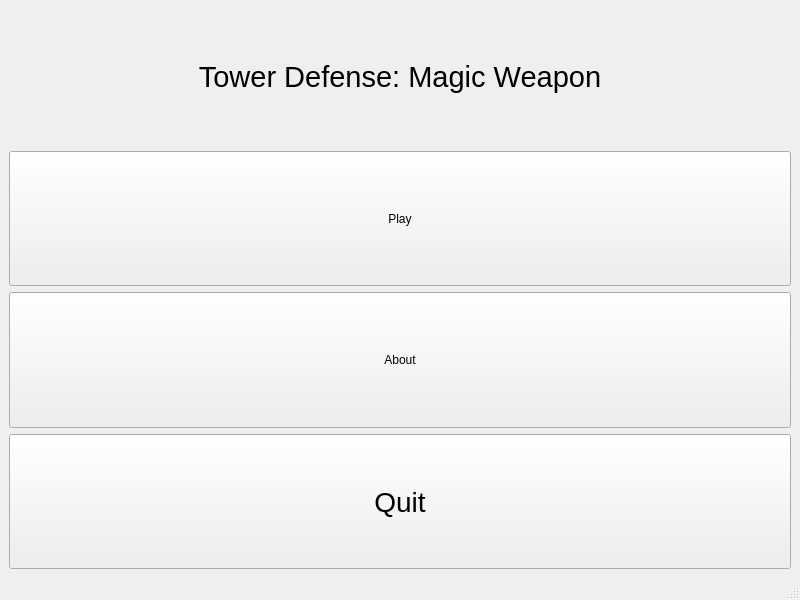
<?xml version="1.0" encoding="UTF-8"?>
<ui version="4.0">
 <class>MainWindow</class>
 <widget class="QMainWindow" name="MainWindow">
  <property name="geometry">
   <rect>
    <x>0</x>
    <y>0</y>
    <width>800</width>
    <height>600</height>
   </rect>
  </property>
  <property name="sizePolicy">
   <sizepolicy hsizetype="Expanding" vsizetype="Expanding">
    <horstretch>0</horstretch>
    <verstretch>0</verstretch>
   </sizepolicy>
  </property>
  <property name="windowTitle">
   <string>MainWindow</string>
  </property>
  <widget class="QWidget" name="centralwidget">
   <layout class="QVBoxLayout" name="verticalLayout_2">
    <item>
     <layout class="QVBoxLayout" name="verticalLayout">
      <property name="sizeConstraint">
       <enum>QLayout::SetMaximumSize</enum>
      </property>
      <item>
       <widget class="QLabel" name="label">
        <property name="text">
         <string>&lt;html&gt;&lt;head/&gt;&lt;body&gt;&lt;p align=&quot;center&quot;&gt;&lt;span style=&quot; font-size:22pt; vertical-align: middle;&quot;&gt;Tower Defense: Magic Weapon&lt;/span&gt;&lt;/p&gt;&lt;/body&gt;&lt;/html&gt;</string>
        </property>
       </widget>
      </item>
      <item>
       <widget class="QPushButton" name="startButton">
        <property name="sizePolicy">
         <sizepolicy hsizetype="Minimum" vsizetype="Preferred">
          <horstretch>0</horstretch>
          <verstretch>0</verstretch>
         </sizepolicy>
        </property>
        <property name="text">
         <string>Play</string>
        </property>
       </widget>
      </item>
      <item>
       <widget class="QPushButton" name="aboutButton">
        <property name="sizePolicy">
         <sizepolicy hsizetype="Minimum" vsizetype="Preferred">
          <horstretch>0</horstretch>
          <verstretch>0</verstretch>
         </sizepolicy>
        </property>
        <property name="text">
         <string>About</string>
        </property>
       </widget>
      </item>
      <item>
       <widget class="QPushButton" name="quitButton">
        <property name="sizePolicy">
         <sizepolicy hsizetype="Minimum" vsizetype="Preferred">
          <horstretch>0</horstretch>
          <verstretch>0</verstretch>
         </sizepolicy>
        </property>
        <property name="autoFillBackground">
         <bool>false</bool>
        </property>
        <property name="styleSheet">
         <string notr="true">vertical-align: center;
font-size: 28px;</string>
        </property>
        <property name="text">
         <string>Quit</string>
        </property>
       </widget>
      </item>
     </layout>
    </item>
   </layout>
  </widget>
  <widget class="QStatusBar" name="statusbar"/>
  <widget class="QMenuBar" name="menuBar">
   <property name="geometry">
    <rect>
     <x>0</x>
     <y>0</y>
     <width>800</width>
     <height>17</height>
    </rect>
   </property>
  </widget>
 </widget>
 <resources/>
 <connections/>
</ui>
